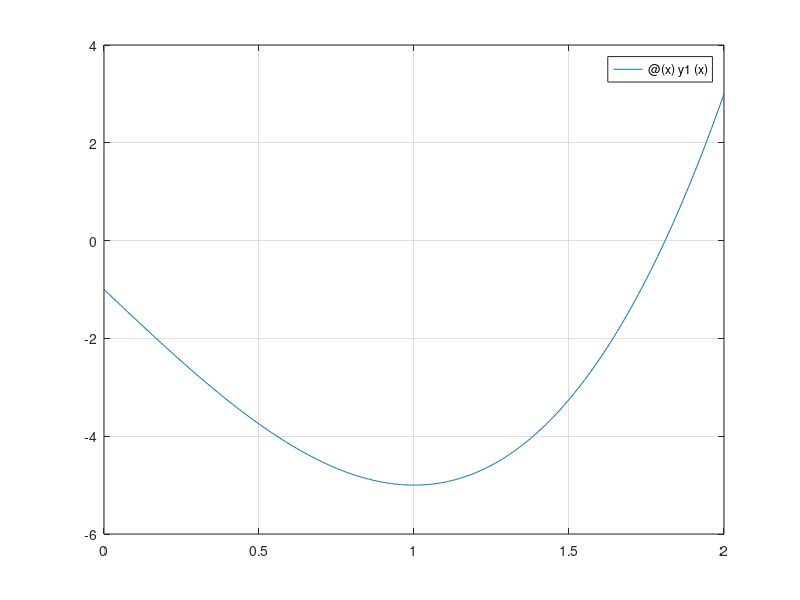
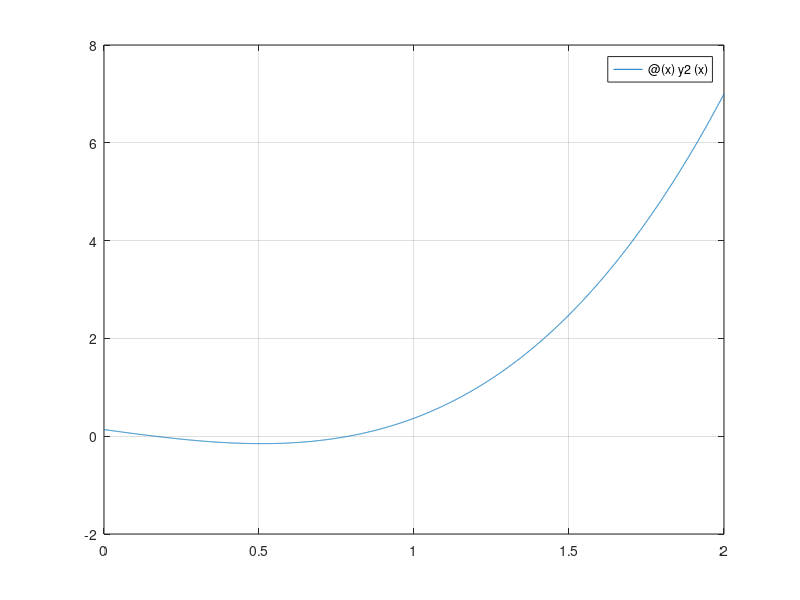
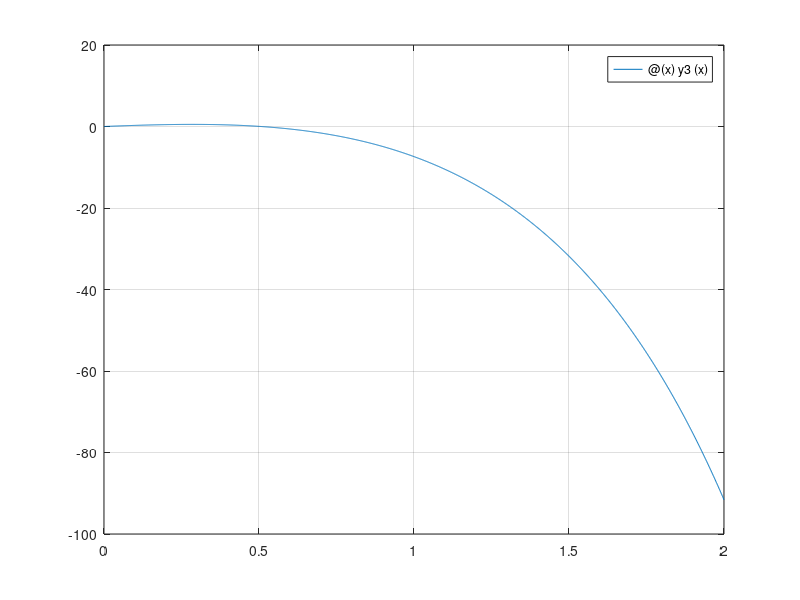

MATLAB code for these plots, in order:
%% 1.1-3
y1 = @(x) 2*x^3-6*x-1;
y2 = @(x) exp(x-2)+x^3-x;
y3 = @(x) 1+5*x-6*x^3-exp(2*x);
figure(1);
fplot(@(x) y1(x), [0, 2]);
grid on;
figure(2);
fplot(@(x) y2(x), [0, 2]);
grid on;
figure(3);
fplot(@(x) y3(x), [0, 2]);
grid on;

% xc1=bisect(y1, 0, 2, 5e-9);
% xc2=bisect(y2, 0, 0.5, 5e-9);
% xc3=bisect(y3, 0.2, 0.6, 5e-9);

%% 1.1-7
A = @(x) det([1 2 3 x; 4 5 x 6; 7 x 8 9; x 10 11 12]);
% xc4 = bisect(A, 0, 5, 5e-9);
%% 1.1-8
% xc5=bisect(@max_eig_hilb, 0, 10, 5e-6);
function m = max_eig_hilb(x)
B = hilb(5);
B(1,1)=x;
m = max(eig(B))-pi
end